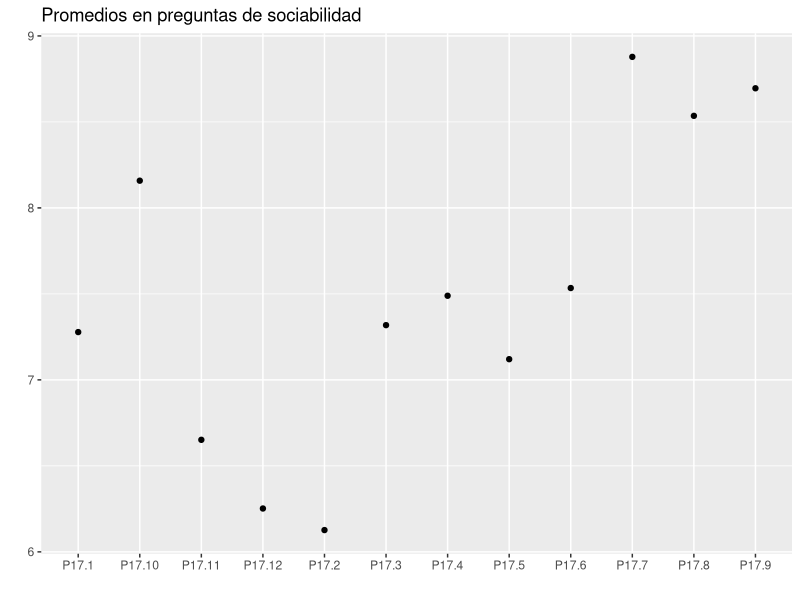
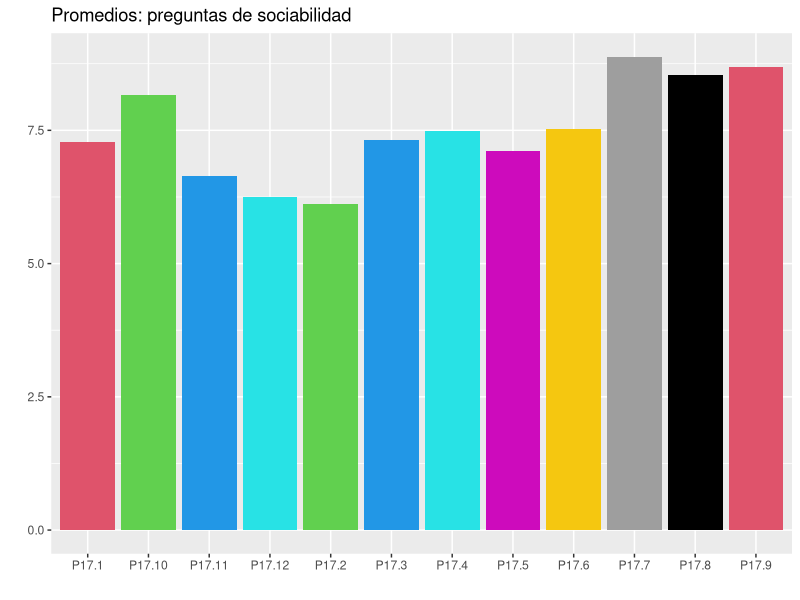
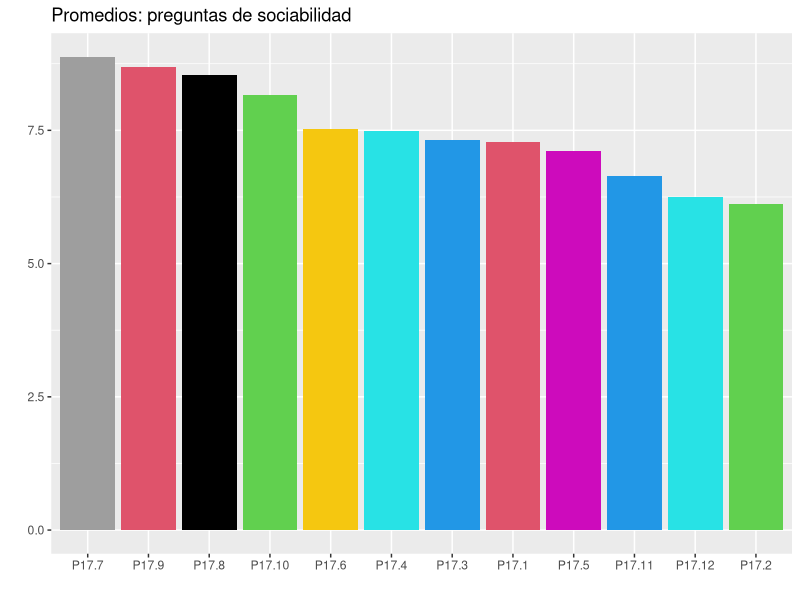

Here is the R script that generated these plots, in order:
#Sociabilidad

#Librerías
library(dplyr)
library(ggplot2)
library(tidyverse)
library(haven)
library(data.table)


#Archivo
PNUD_IDH_2012_SPSS <- read_sav("PNUD IDH 2012 SPSS.sav")
View(PNUD_IDH_2012_SPSS)

#################################
#SEPARAR LAS PREGUNTAS DEL PNUD_IDH_2012_SPSS A UN DATA FRAME APARTE

  p17_all <- data.frame(P17.1 = PNUD_IDH_2012_SPSS$P17.1, P17.2 = PNUD_IDH_2012_SPSS$P17.2,
                        P17.3 = PNUD_IDH_2012_SPSS$P17.3, P17.4 = PNUD_IDH_2012_SPSS$P17.4,
                        P17.5 = PNUD_IDH_2012_SPSS$P17.5, P17.6 = PNUD_IDH_2012_SPSS$P17.6,
                        P17.7 = PNUD_IDH_2012_SPSS$P17.7, P17.8 = PNUD_IDH_2012_SPSS$P17.8,
                        P17.9 = PNUD_IDH_2012_SPSS$P17.9, P17.10 = PNUD_IDH_2012_SPSS$P17.10,
                        P17.11 = PNUD_IDH_2012_SPSS$P17.11, P17.12 = PNUD_IDH_2012_SPSS$P17.12
                        )
#################################
# Remover valores por encima del 10

#17.1
p17_all$P17.1[p17_all$P17.1 == 77] <- NA
p17_all$P17.1[p17_all$P17.1 == 88] <- NA
p17_all$P17.1[p17_all$P17.1 == 99] <- NA
#17.2
p17_all$P17.2[p17_all$P17.2 == 77] <- NA
p17_all$P17.2[p17_all$P17.2 == 88] <- NA
p17_all$P17.2[p17_all$P17.2 == 99] <- NA
#17.3 
p17_all$P17.3[p17_all$P17.3 == 77] <- NA
p17_all$P17.3[p17_all$P17.3 == 88] <- NA
p17_all$P17.3[p17_all$P17.3 == 99] <- NA

p17_all$P17.4[p17_all$P17.4 == 77] <- NA
p17_all$P17.4[p17_all$P17.4 == 88] <- NA
p17_all$P17.4[p17_all$P17.4 == 99] <- NA

p17_all$P17.5[p17_all$P17.5 == 77] <- NA
p17_all$P17.5[p17_all$P17.5 == 88] <- NA
p17_all$P17.5[p17_all$P17.5 == 99] <- NA

p17_all$P17.6[p17_all$P17.6 == 77] <- NA
p17_all$P17.6[p17_all$P17.6 == 88] <- NA
p17_all$P17.6[p17_all$P17.6 == 99] <- NA

p17_all$P17.7[p17_all$P17.7 == 77] <- NA
p17_all$P17.7[p17_all$P17.7 == 88] <- NA
p17_all$P17.7[p17_all$P17.7 == 99] <- NA

p17_all$P17.8[p17_all$P17.8 == 77] <- NA
p17_all$P17.8[p17_all$P17.8 == 88] <- NA
p17_all$P17.8[p17_all$P17.8 == 99] <- NA

p17_all$P17.9[p17_all$P17.9 == 77] <- NA
p17_all$P17.9[p17_all$P17.9 == 88] <- NA
p17_all$P17.9[p17_all$P17.9 == 99] <- NA

p17_all$P17.10[p17_all$P17.10 == 77] <- NA
p17_all$P17.10[p17_all$P17.10 == 88] <- NA
p17_all$P17.10[p17_all$P17.10 == 99] <- NA

p17_all$P17.11[p17_all$P17.11 == 77] <- NA
p17_all$P17.11[p17_all$P17.11 == 88] <- NA
p17_all$P17.11[p17_all$P17.11 == 99] <- NA

p17_all$P17.12[p17_all$P17.12 == 77] <- NA
p17_all$P17.12[p17_all$P17.12 == 88] <- NA
p17_all$P17.12[p17_all$P17.12 == 99] <- NA

# Obtener el promedio

p17_all_mean <- colMeans(p17_all, na.rm = TRUE)

# Convertir a data frame
p17_all_mean_df <- data.frame(p17_all_mean)
setDT(p17_all_mean_df, keep.rownames = TRUE)
names(p17_all_mean_df) <- c("Pregunta", "Valor")

# PLOTTING THE MEAN

# Points
ggplot()+
  geom_point(p17_all_mean_df, mapping = aes(Pregunta, Valor))+
  ggtitle("Promedios en preguntas de sociabilidad")+
  xlab("")+
  ylab("")

# Bars
ggplot()+
  geom_bar(p17_all_mean_df, mapping = aes(Pregunta, Valor), stat = "identity", fill = c(2:13))+
  ggtitle("Promedios: preguntas de sociabilidad")+
    xlab("")+
    ylab("")

# Bars pero ordenado de Mayor a menor
ggplot()+
  geom_bar(p17_all_mean_df, mapping = aes(reorder(Pregunta, -Valor), Valor), 
           stat = "identity", fill = c(2:13))+
  ggtitle("Promedios: preguntas de sociabilidad")+
  xlab("")+
  ylab("")

#

